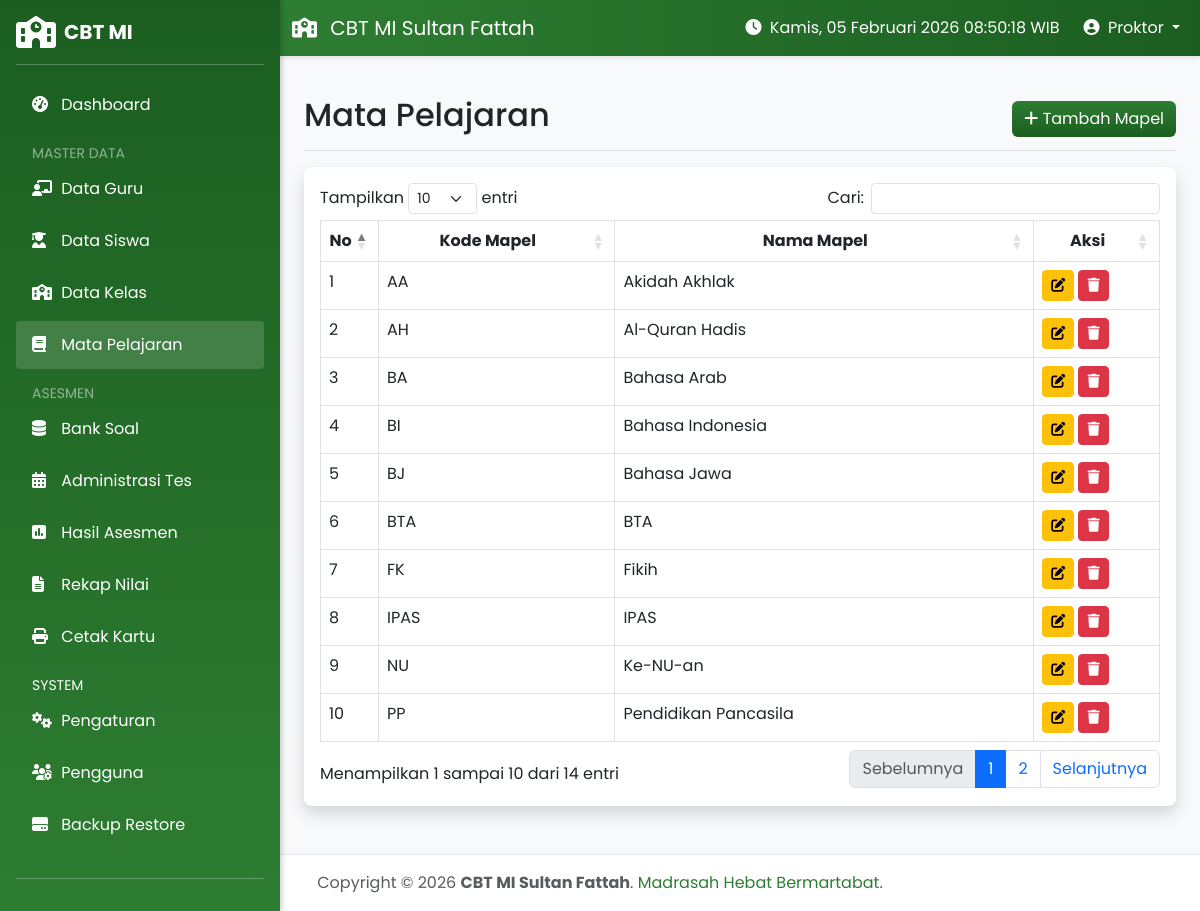
The app's page /modules/master/mapel.php (signed in) with its own data.
### tables this page shows
CREATE TABLE `mapel` (
  `id_mapel` int NOT NULL AUTO_INCREMENT,
  `kode_mapel` varchar(20) NOT NULL,
  `nama_mapel` varchar(100) NOT NULL,
  PRIMARY KEY (`id_mapel`)
);

### modules/master/mapel.php (the view, shortened to what this page needs)
<?php
include '../../config/database.php';
include '../../includes/header.php';
include '../../includes/sidebar.php';
?>
<div class="container-fluid">
    <div class="d-flex justify-content-between flex-wrap flex-md-nowrap align-items-center pt-3 pb-2 mb-3 border-bottom">
        <h1 class="h2">Mata Pelajaran</h1>
        <button type="button" class="btn btn-primary" data-bs-toggle="modal" data-bs-target="#addModal">
            <i class="fas fa-plus"></i> Tambah Mapel
        </button>
    </div>
    <div class="card shadow mb-4">
        <div class="card-body">
            <div class="table-responsive">
                <table class="table table-bordered table-hover table-datatable" width="100%" cellspacing="0">
                    <thead class="bg-light">
                        <tr>
                            <th width="5%">No</th>
                            <th>Kode Mapel</th>
                            <th>Nama Mapel</th>
                            <th width="15%">Aksi</th>
                        </tr>
                    </thead>
                    <tbody>
                        <?php
                        $query = mysqli_query($koneksi, "SELECT * FROM mapel ORDER BY nama_mapel ASC");
                        $no = 1;
                        while ($row = mysqli_fetch_assoc($query)) :
                        ?>
                            <tr>
                                <td><?php echo $no++; ?></td>
                                <td><?php echo $row['kode_mapel']; ?></td>
                                <td><?php echo $row['nama_mapel']; ?></td>
                                <td>
                                    <button type="button" class="btn btn-warning btn-sm btn-edit"
                                        data-id="<?php echo $row['id_mapel']; ?>"
                                        data-kode="<?php echo $row['kode_mapel']; ?>"
                                        data-nama="<?php echo $row['nama_mapel']; ?>"
                                        data-bs-toggle="modal" data-bs-target="#editModal">
                                        <i class="fas fa-edit"></i>
                                    </button>
                                    <button type="button" class="btn btn-danger btn-sm" onclick="confirmDelete('mapel.php?delete=<?php echo $row['id_mapel']; ?>')">
                                        <i class="fas fa-trash"></i>
                                    </button>
                                </td>
                            </tr>
                        <?php endwhile; ?>
                    </tbody>
                </table>
            </div>
        </div>
    </div>
</div>
<?php include '../../includes/footer.php'; ?>

### assets/css/style.css (style rules this page uses)
:root { --kemenag-green: #00796b; --kemenag-light: #4db6ac; --kemenag-dark: #004d40; --white: #ffffff; --gray-100: #f8f9fa; }
body { font-family: 'Segoe UI', Tahoma, Geneva, Verdana, sans-serif; background-color: var(--gray-100); }
.card { border: none; box-shadow: 0 0.125rem 0.25rem rgba(0,0,0,0.075); border-radius: 10px; }

### assets/css/custom.css (style rules this page uses)
:root { --kemenag-green: #2e7d32; --kemenag-green-dark: #1b5e20; --kemenag-green-light: #4caf50; --sidebar-width: 280px; }
body { background-color: #f8f9fa; overflow-x: hidden; font-family: 'Poppins', sans-serif; }
.card { border: none; box-shadow: 0 0.15rem 1.75rem 0 rgba(58, 59, 69, 0.15); border-radius: 0.5rem; }
.btn-primary { background: linear-gradient(180deg, #2e7d32 0%, #1b5e20 100%); border: none; }
.table thead th { text-align: center; vertical-align: middle; }
.table-datatable thead th, table.dataTable thead th { text-align: center !important; vertical-align: middle !important; }

### records on screen
mapel: kode_mapel "AA", nama_mapel "Akidah Akhlak"
mapel: kode_mapel "AH", nama_mapel "Al-Quran Hadis"
mapel: kode_mapel "BA", nama_mapel "Bahasa Arab"
mapel: kode_mapel "BI", nama_mapel "Bahasa Indonesia"
mapel: kode_mapel "BJ", nama_mapel "Bahasa Jawa"
mapel: kode_mapel "BTA", nama_mapel "BTA"
mapel: kode_mapel "FK", nama_mapel "Fikih"
mapel: kode_mapel "IPAS", nama_mapel "IPAS"
mapel: kode_mapel "NU", nama_mapel "Ke-NU-an"
mapel: kode_mapel "PP", nama_mapel "Pendidikan Pancasila"

### other values on screen
$_SESSION['nama'] "Proktor"
